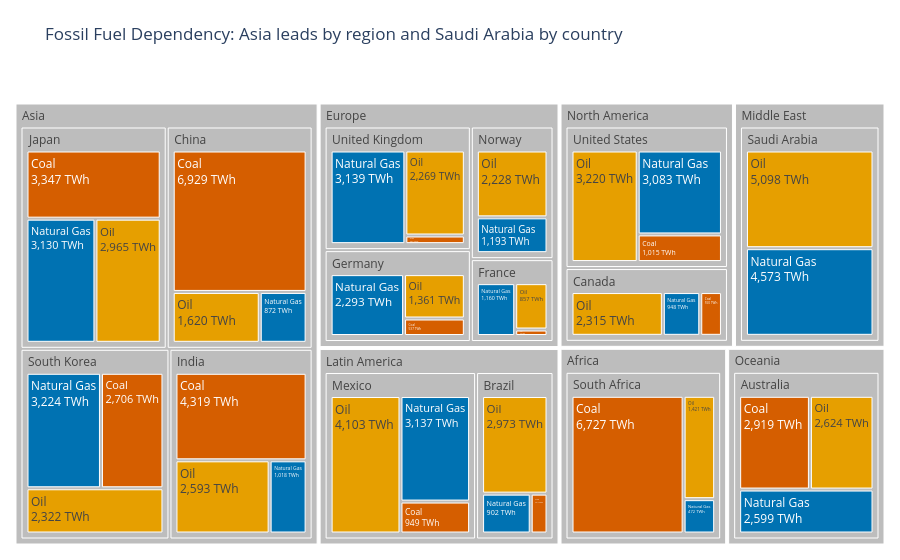

This figure's notebook cell:
### Markdown cell above
## Task 1 — Treemap: fossil fuel dependency by country

**What to build:** A treemap showing **fossil fuel TWh only**, broken down by Region → Country → Source (Coal / Oil / Natural Gas).

**Requirements:**
- Filter to fossil sources only before plotting
- Use `path=['Region', 'Country', 'Source']` for the hierarchy
- Colour encodes the fossil source type (Coal / Oil / Natural Gas) with a CVD-safe palette
- Show TWh values in labels — no percentages
- Grey out parent nodes (Region and Country level)
- Insight title naming which region or country is most fossil-dependent

> 💡 `df.loc[df['Source_Type'] == 'Fossil']`

### Code cell
# Task 1 — Fossil fuel treemap

# Filter fossil sources only
df_fossil = df.loc[df['Source_Type'] == 'Fossil'].copy()

# CVD-safe colour palette
fossil_colours = {
    'Coal': '#D55E00',        # Vermillion
    'Oil': '#E69F00',         # Orange
    'Natural Gas': '#0072B2'  # Blue
}

# Calculate leading region and country by fossil TWh
country_fossil = (
    df_fossil.groupby('Country')['TWh']
    .sum()
    .sort_values(ascending=False)
)

region_fossil = (
    df_fossil.groupby('Region')['TWh']
    .sum()
    .sort_values(ascending=False)
)

top_country = country_fossil.index[0]
top_region = region_fossil.index[0]

# Create treemap
fig1 = px.treemap(
    df_fossil,
    path=['Region', 'Country', 'Source'],
    values='TWh',
    color='Source',
    color_discrete_map=fossil_colours,
    title=(
        f"Fossil Fuel Dependency: {top_region} leads by region "
        f"and {top_country} by country"
    )
)

# Grey out parent nodes; colour only the source-level nodes
labels = list(fig1.data[0].labels)
fig1.data[0].marker.colors = [
    fossil_colours.get(label, '#BDBDBD')
    for label in labels
]

# Display TWh values, not percentages
fig1.update_traces(
    texttemplate='%{label}<br>%{value:,.0f} TWh',
    hovertemplate=(
        '<b>%{label}</b><br>'
        'Energy: %{value:,.1f} TWh'
        '<extra></extra>'
    )
)

fig1.update_layout(
    margin=dict(t=80, l=10, r=10, b=10)
)

fig1.show()

print("Highest fossil fuel consumption by country:", top_country)
print("Highest fossil fuel consumption by region:", top_region)

### Figure 1 — Plotly figure (JSON) as saved in the notebook; plotly's stock layout.template omitted (floating-point values rounded to 4 significant figures)
{"data": [{"branchvalues": "total", "customdata": [["(?)"], ["(?)"], ["(?)"], ["(?)"], ["(?)"], ["(?)"], ["(?)"], ["(?)"], ["(?)"], ["(?)"], ["(?)"], ["(?)"], ["(?)"], ["(?)"], ["(?)"], ["(?)"], ["(?)"], ["(?)"], ["(?)"], ["(?)"], ["(?)"], ["(?)"], ["Coal"], ["Coal"], ["Coal"], ["Coal"], ["Coal"], ["Coal"], ["Coal"], ["Coal"], ["Coal"], ["Coal"], ["Coal"], ["Coal"], ["Coal"], ["Natural Gas"], ["Natural Gas"], ["Natural Gas"], ["Natural Gas"], ["Natural Gas"], ["Natural Gas"], ["Natural Gas"], ["Natural Gas"], ["Natural Gas"], ["Natural Gas"], ["Natural Gas"], ["Natural Gas"], ["Natural Gas"], ["Natural Gas"], ["Natural Gas"], ["Oil"], ["Oil"], ["Oil"], ["Oil"], ["Oil"], ["Oil"], ["Oil"], ["Oil"], ["Oil"], ["Oil"], ["Oil"], ["Oil"], ["Oil"], ["Oil"], ["Oil"]], "domain": {"x": [0, 1], "y": [0, 1]}, "hovertemplate": "<b>%{label}</b><br>Energy: %{value:,.1f} TWh<extra></extra>", "ids": ["Africa", "North America/United States", "Asia/China", "Europe/Germany", "Europe/France", "Europe/United Kingdom", "Asia/India", "Latin America/Brazil", "Oceania/Australia", "Middle East", "Asia/South Korea", "Asia/Japan", "Middle East/Saudi Arabia", "Africa/South Africa", "North America/Canada", "Latin America/Mexico", "North America", "Asia", "Europe", "Latin America", "Oceania", "Europe/Norway", "Latin America/Mexico/Coal", "North America/Canada/Coal", "Africa/South Africa/Coal", "Asia/South Korea/Coal", "North America/United States/Coal", "Latin America/Brazil/Coal", "Europe/France/Coal", "Asia/India/Coal", "Asia/Japan/Coal", "Asia/China/Coal", "Europe/Germany/Coal", "Europe/United Kingdom/Coal", "Oceania/Australia/Coal", "Europe/United Kingdom/Natural Gas", "Europe/Germany/Natural Gas", "Asia/India/Natural Gas", "Asia/Japan/Natural Gas", "Latin America/Brazil/Natural Gas", "Latin America/Mexico/Natural Gas", "North America/Canada/Natural Gas", "Africa/South Africa/Natural Gas", "Oceania/Australia/Natural Gas", "Middle East/Saudi Arabia/Natural Gas", "Europe/Norway/Natural Gas", "North America/United States/Natural Gas", "Asia/South Korea/Natural Gas", "Asia/China/Natural Gas", "Europe/France/Natural Gas", "Asia/China/Oil", "Europe/Germany/Oil", "North America/United States/Oil", "Asia/Japan/Oil", "Europe/United Kingdom/Oil", "Asia/India/Oil", "Latin America/Brazil/Oil", "Latin America/Mexico/Oil", "North America/Canada/Oil", "Oceania/Australia/Oil", "Africa/South Africa/Oil", "Europe/Norway/Oil", "Asia/South Korea/Oil", "Europe/France/Oil", "Middle East/Saudi Arabia/Oil"], "labels": ["Africa", "United States", "China", "Germany", "France", "United Kingdom", "India", "Brazil", "Australia", "Middle East", "South Korea", "Japan", "Saudi Arabia", "South Africa", "Canada", "Mexico", "North America", "Asia", "Europe", "Latin America", "Oceania", "Norway", "Coal", "Coal", "Coal", "Coal", "Coal", "Coal", "Coal", "Coal", "Coal", "Coal", "Coal", "Coal", "Coal", "Natural Gas", "Natural Gas", "Natural Gas", "Natural Gas", "Natural Gas", "Natural Gas", "Natural Gas", "Natural Gas", "Natural Gas", "Natural Gas", "Natural Gas", "Natural Gas", "Natural Gas", "Natural Gas", "Natural Gas", "Oil", "Oil", "Oil", "Oil", "Oil", "Oil", "Oil", "Oil", "Oil", "Oil", "Oil", "Oil", "Oil", "Oil", "Oil"], "marker": {"colors": ["#BDBDBD", "#BDBDBD", "#BDBDBD", "#BDBDBD", "#BDBDBD", "#BDBDBD", "#BDBDBD", "#BDBDBD", "#BDBDBD", "#BDBDBD", "#BDBDBD", "#BDBDBD", "#BDBDBD", "#BDBDBD", "#BDBDBD", "#BDBDBD", "#BDBDBD", "#BDBDBD", "#BDBDBD", "#BDBDBD", "#BDBDBD", "#BDBDBD", "#D55E00", "#D55E00", "#D55E00", "#D55E00", "#D55E00", "#D55E00", "#D55E00", "#D55E00", "#D55E00", "#D55E00", "#D55E00", "#D55E00", "#D55E00", "#0072B2", "#0072B2", "#0072B2", "#0072B2", "#0072B2", "#0072B2", "#0072B2", "#0072B2", "#0072B2", "#0072B2", "#0072B2", "#0072B2", "#0072B2", "#0072B2", "#0072B2", "#E69F00", "#E69F00", "#E69F00", "#E69F00", "#E69F00", "#E69F00", "#E69F00", "#E69F00", "#E69F00", "#E69F00", "#E69F00", "#E69F00", "#E69F00", "#E69F00", "#E69F00"]}, "name": "", "parents": ["", "North America", "Asia", "Europe", "Europe", "Europe", "Asia", "Latin America", "Oceania", "", "Asia", "Asia", "Middle East", "Africa", "North America", "Latin America", "", "", "", "", "", "Europe", "Latin America/Mexico", "North America/Canada", "Africa/South Africa", "Asia/South Korea", "North America/United States", "Latin America/Brazil", "Europe/France", "Asia/India", "Asia/Japan", "Asia/China", "Europe/Germany", "Europe/United Kingdom", "Oceania/Australia", "Europe/United Kingdom", "Europe/Germany", "Asia/India", "Asia/Japan", "Latin America/Brazil", "Latin America/Mexico", "North America/Canada", "Africa/South Africa", "Oceania/Australia", "Middle East/Saudi Arabia", "Europe/Norway", "North America/United States", "Asia/South Korea", "Asia/China", "Europe/France", "Asia/China", "Europe/Germany", "North America/United States", "Asia/Japan", "Europe/United Kingdom", "Asia/India", "Latin America/Brazil", "Latin America/Mexico", "North America/Canada", "Oceania/Australia", "Africa/South Africa", "Europe/Norway", "Asia/South Korea", "Europe/France", "Middle East/Saudi Arabia"], "texttemplate": "%{label}<br>%{value:,.0f} TWh", "type": "treemap", "values": [8620.0, 7318.0, 9421.0, 4191.0, 2137.0, 5638.0, 7930.0, 4187.0, 8142.0, 9671.0, 8252.0, 9442.0, 9671.0, 8620.0, 3813.0, 8189.0, 11130.0, 35050.0, 15390.0, 12380.0, 8142.0, 3421.0, 949.0, 550.0, 6727.0, 2706.0, 1015.0, 312.0, 120.0, 4319.0, 3347.0, 6929.0, 537.0, 230.0, 2919.0, 3139.0, 2293.0, 1018.0, 3130.0, 902.0, 3137.0, 948.0, 472.0, 2599.0, 4573.0, 1193.0, 3083.0, 3224.0, 872.0, 1160.0, 1620.0, 1361.0, 3220.0, 2965.0, 2269.0, 2593.0, 2973.0, 4103.0, 2315.0, 2624.0, 1421.0, 2228.0, 2322.0, 857.0, 5098.0]}], "layout": {"legend": {"tracegroupgap": 0}, "margin": {"b": 10, "l": 10, "r": 10, "t": 80}, "title": {"text": "Fossil Fuel Dependency: Asia leads by region and Saudi Arabia by country"}}}
